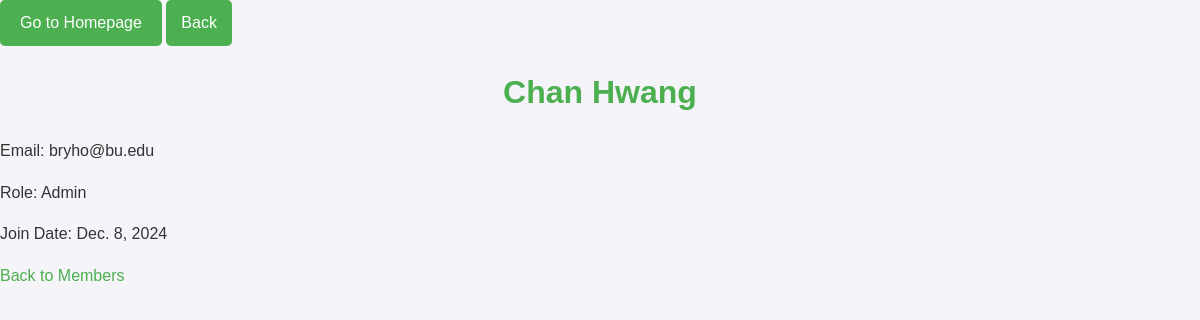
The page /project/members/1/ on the database its author committed.
### project/models.py (models this page shows, shortened)
class Member(models.Model):
    user = models.OneToOneField(
        User,
        on_delete=models.CASCADE,
        related_name='member'
    )
    name = models.CharField(max_length=100)
    email = models.EmailField()
    join_date = models.DateField()
    role = models.CharField(max_length=50, choices=[('Admin', 'Admin'), ('Member', 'Member')])

### project/views.py (the view)
# urls.py: path('members/<int:pk>/', MemberDetailView.as_view(), name='member-detail'),
class MemberDetailView(DetailView):
    model = Member
    template_name = 'project/member_detail.html'

### project/templates/project/member_detail.html (shortened to what this page needs)
<!DOCTYPE html>
<html>
<head>
    {% load static %}
    <link rel="stylesheet" type="text/css" href="{% static 'project/css/styles.css' %}">
</head>
<body>
    <a href="{% url 'homepage' %}" class="home-button">Go to Homepage</a>
    <a href="javascript:history.back()" class="back-button">Back</a>
    <h1>{{ object.name }}</h1>
    <p>Email: {{ object.email }}</p>
    <p>Role: {{ object.role }}</p>
    <p>Join Date: {{ object.join_date }}</p>
    <a href="/project/members/">Back to Members</a>
</body>
</html>

### project/static/project/css/styles.css (style rules this page uses)
body { font-family: 'Arial', sans-serif; line-height: 1.6; margin: 0; padding: 0; background-color: #f4f4f9; color: #333; }
h1, h2, h3 { color: #4CAF50; text-align: center; margin-bottom: 20px; }
h1 { font-size: 2em; }
a { color: #4CAF50; text-decoration: none; }
button, .back-button { display: inline-block; background-color: #4CAF50; color: white; border: none; padding: 10px 15px; font-size: 16px; border-radius: 5px; cursor: pointer; text-decoration: none; transition: background-color 0.3s ease; }
.home-button { display: inline-block; background-color: #4CAF50; color: white; text-decoration: none; padding: 10px 20px; font-size: 16px; border-radius: 5px; border: none; text-align: center; cursor: pointer; transition: background-color 0.3s ease; }

### rows shown on the page
Member: name "Chan Hwang", email "bryho@bu.edu", role "Admin", join_date "Dec. 8, 2024"
